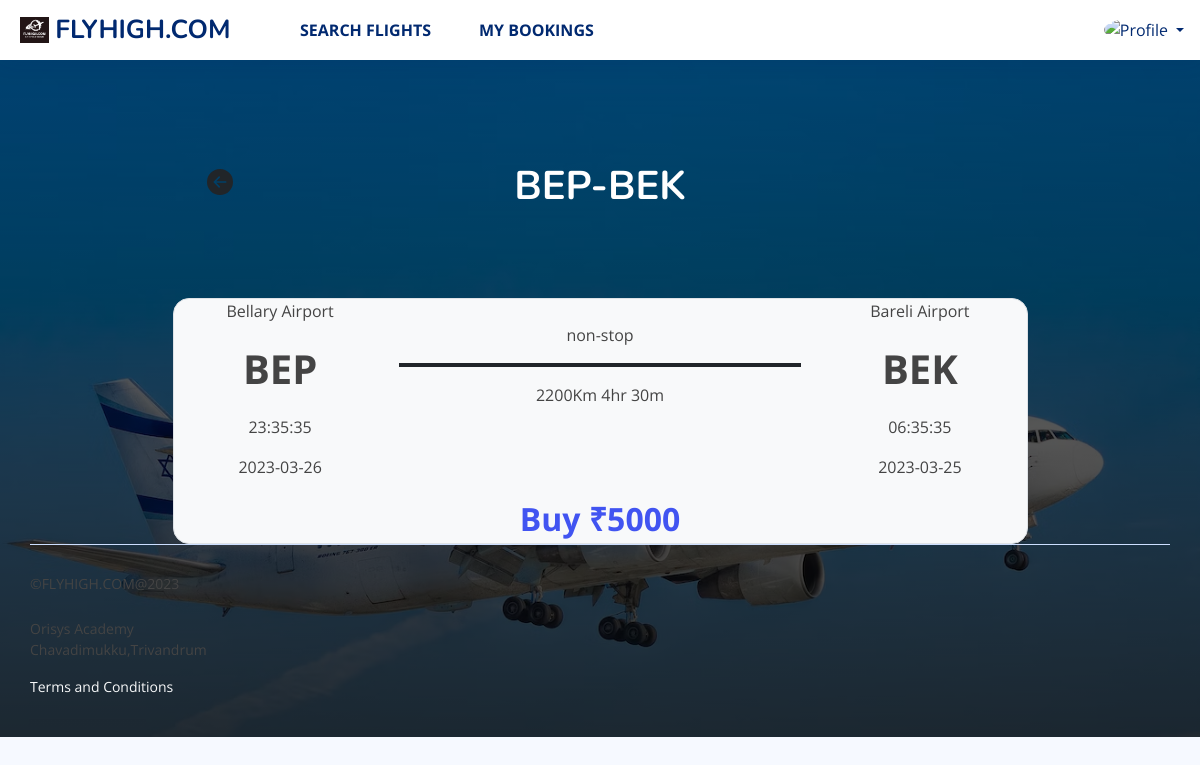
The page /user/pages/booking.php?id=1 (signed in) on the database its author committed.
### tables this page shows
CREATE TABLE `airport` (
  `id` int(11) NOT NULL,
  `name` varchar(50) NOT NULL,
  `abbr` varchar(30) NOT NULL,
  `state_id` int(11) NOT NULL,
  `created_at` timestamp NOT NULL DEFAULT CURRENT_TIMESTAMP ON UPDATE CURRENT_TIMESTAMP,
  `created_by` varchar(50) NOT NULL,
  `updated_at` timestamp NOT NULL DEFAULT CURRENT_TIMESTAMP,
  `updated_by` varchar(50) NOT NULL
);

CREATE TABLE `fly` (
  `id` int(11) NOT NULL,
  `flight_id` int(11) NOT NULL,
  `depart_id` int(11) NOT NULL,
  `arrival_id` int(11) NOT NULL,
  `arr_date` date NOT NULL,
  `depart_date` date NOT NULL,
  `arr_time` time NOT NULL,
  `depart_time` time NOT NULL,
  `created_by` varchar(50) NOT NULL,
  `created_at` timestamp NOT NULL DEFAULT CURRENT_TIMESTAMP,
  `edited_by` varchar(50) NOT NULL,
  `edited_at` timestamp NOT NULL DEFAULT CURRENT_TIMESTAMP
);

CREATE TABLE `fare` (
  `id` int(11) NOT NULL,
  `fly_id` int(11) NOT NULL,
  `economy_rate` bigint(20) NOT NULL,
  `business_rate` bigint(20) NOT NULL,
  `created_at` timestamp NOT NULL DEFAULT CURRENT_TIMESTAMP,
  `created_by` varchar(50) NOT NULL,
  `edited_at` timestamp NOT NULL DEFAULT CURRENT_TIMESTAMP,
  `edited_by` varchar(50) NOT NULL
);

### user/pages/booking.php (the view, shortened to what this page needs)
<?php
require '../header.php';
if(isset($_GET['id'])){
    $id=$_GET['id'];
    $sql='SELECT * from fly WHERE id=:id LIMIT 1';
    $statement=$connection->prepare($sql);
    $statement->execute([':id'=>$id]);
    $fly=$statement->fetch(PDO::FETCH_OBJ);
    $dep=$fly->depart_id;
    $arr=$fly->arrival_id;
    $sql='SELECT * from airport WHERE id=:id LIMIT 1';
    $statement=$connection->prepare($sql);
    $statement->execute([':id'=>$dep]);
    $depart=$statement->fetch(PDO::FETCH_OBJ);
    $sql='SELECT * from airport WHERE id=:id LIMIT 1';
    $statement=$connection->prepare($sql);
    $statement->execute([':id'=>$arr]);
    $arrival=$statement->fetch(PDO::FETCH_OBJ);
    $sql='SELECT * from fare WHERE fly_id=:id LIMIT 1';
    $statement=$connection->prepare($sql);
    $statement->execute([':id'=>$fly->id]);
    $fare=$statement->fetch(PDO::FETCH_OBJ);
}
?>
<div class="container-fluid m-0 p-0">
            <div class="row m-0 p1 py-5">
                <div class="col-12 text-center text-white py-4">
                    <div class="row">
                        <div class="col-4">
                            <a href="search.php?id=1" class="border-0 btn">
                                <svg
                                    xmlns="http://www.w3.org/2000/svg"
                                    width="30"
                                    height="26"
                                    fill="currentcolor"
                                    class="bi bi-arrow-left-circle-fill"
                                    viewBox="0 0 16 16"
                                >
                                    <path
                                        d="M8 0a8 8 0 1 0 0 16A8 8 0 0 0 8 0zm3.5 7.5a.5.5 0 0 1 0 1H5.707l2.147 2.146a.5.5 0 0 1-.708.708l-3-3a.5.5 0 0 1 0-.708l3-3a.5.5 0 1 1 .708.708L5.707 7.5H11.5z"
                                    />
                                </svg>
                            </a>
                        </div>
                        <div class="col-4">
                            <h1><strong><?=$depart->abbr ?>-<?=$arrival->abbr ?></strong></h1>
                        </div>
                    </div>
                </div>
            </div>
            <div
                class="container col-12 col-lg-9 bg-light mt-2 rounded-4 border"
            >
                <div class="row justify-content-center text-center">
                    <div class="col-3 col-lg-3">
                        <p><?=$depart->name ?></p>
                        <p class="fw-bolder fs-1"><?=$depart->abbr ?></p>
                        <p><?=$fly->depart_time ?></p>
                        <p><?=$fly->depart_date ?></p>
                    </div>
                    <div class="col-5 col-lg-6">
                        <p class="text-center mt-4">non-stop</p>
                        <div class="border border-2 border-dark"></div>
                        <p class="text-center mt-3">2200Km 4hr 30m</p>
                    </div>
                    <div class="col-3 col-lg-3">
                        <p><?=$arrival->name ?></p>
                        <p class="fw-bolder fs-1"><?=$arrival->abbr ?></p>
                        <p><?=$fly->arr_time ?></p>
                        <p><?=$fly->arr_date ?></p>
                    </div>
                </div>
                <div class="text-center">
                    <a
                        href="bookingconfirm.php?id=<?=$fly->id?>"
                        class="fs-2 fw-bold text-decoration-none"
                    >
                        Buy &#x20B9;<?=$fare->economy_rate;?>
                    </a>
                </div>
            </div>
            <?php
        require '../../footer.php';
    ?>

### admin/assets/css/style.css (style rules this page uses)
:root { scroll-behavior: smooth; }
body { font-family: "Open Sans", sans-serif; background: #f6f9ff; color: #444444; }
a { color: #4154f1; text-decoration: none; }
h1, h2, h3, h4, h5, h6 { font-family: "Nunito", sans-serif; }

### user/assets/css/style.css (style rules this page uses)
:root { scroll-behavior: smooth; }
body { font-family: "Open Sans", sans-serif; background: #f6f9ff; color: #444444; }
a { color: #4154f1; text-decoration: none; }
h1, h2, h3, h4, h5, h6 { font-family: "Nunito", sans-serif; }

### rows shown on the page
airport: abbr "BEP", name "Bellary Airport"
airport: abbr "BEK", name "Bareli Airport"
fly: depart_time "23:35:35", depart_date "2023-03-26", arr_time "06:35:35", arr_date "2023-03-25"
fare: economy_rate "5000"
